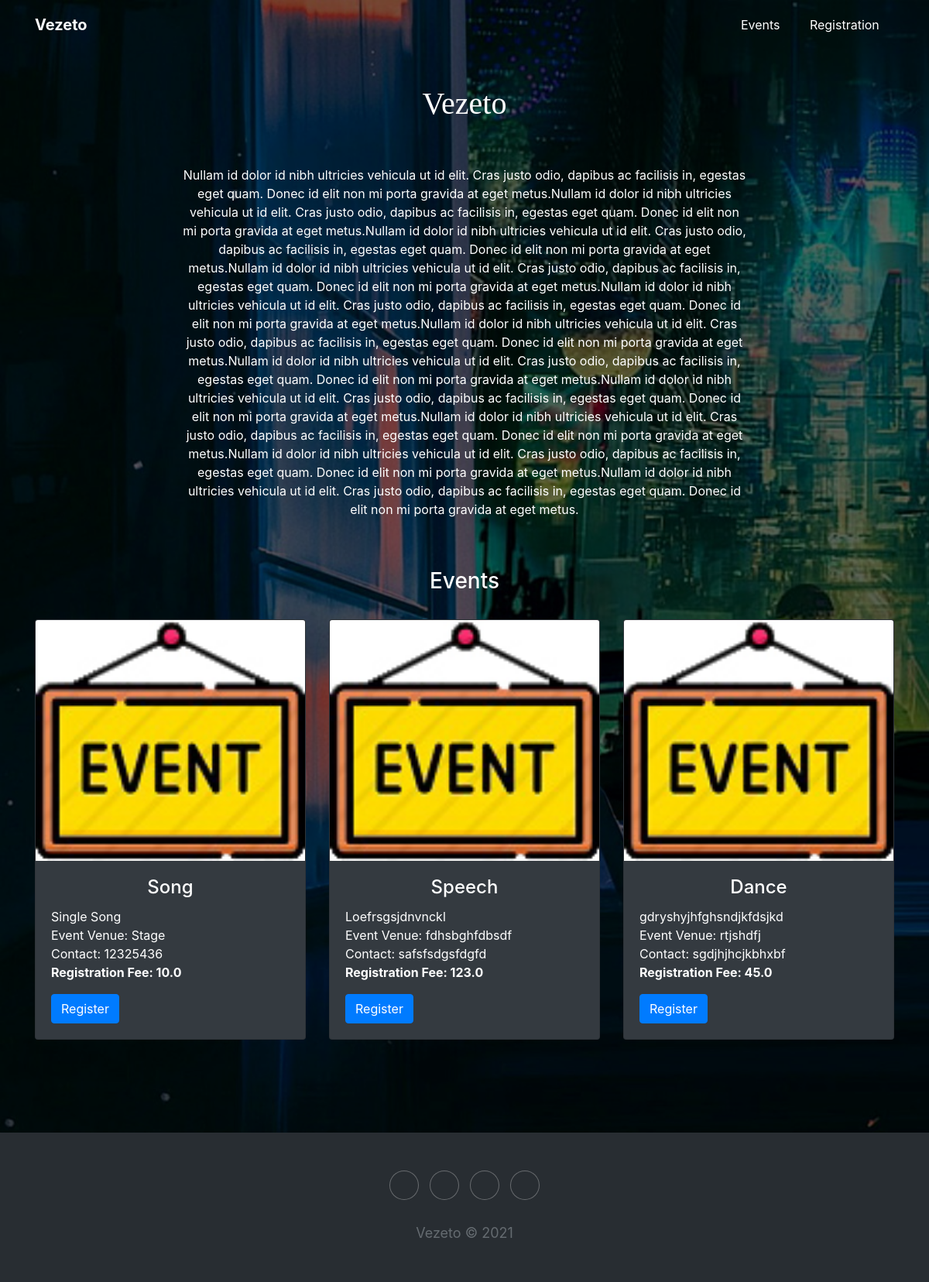
The app's page /, older data.
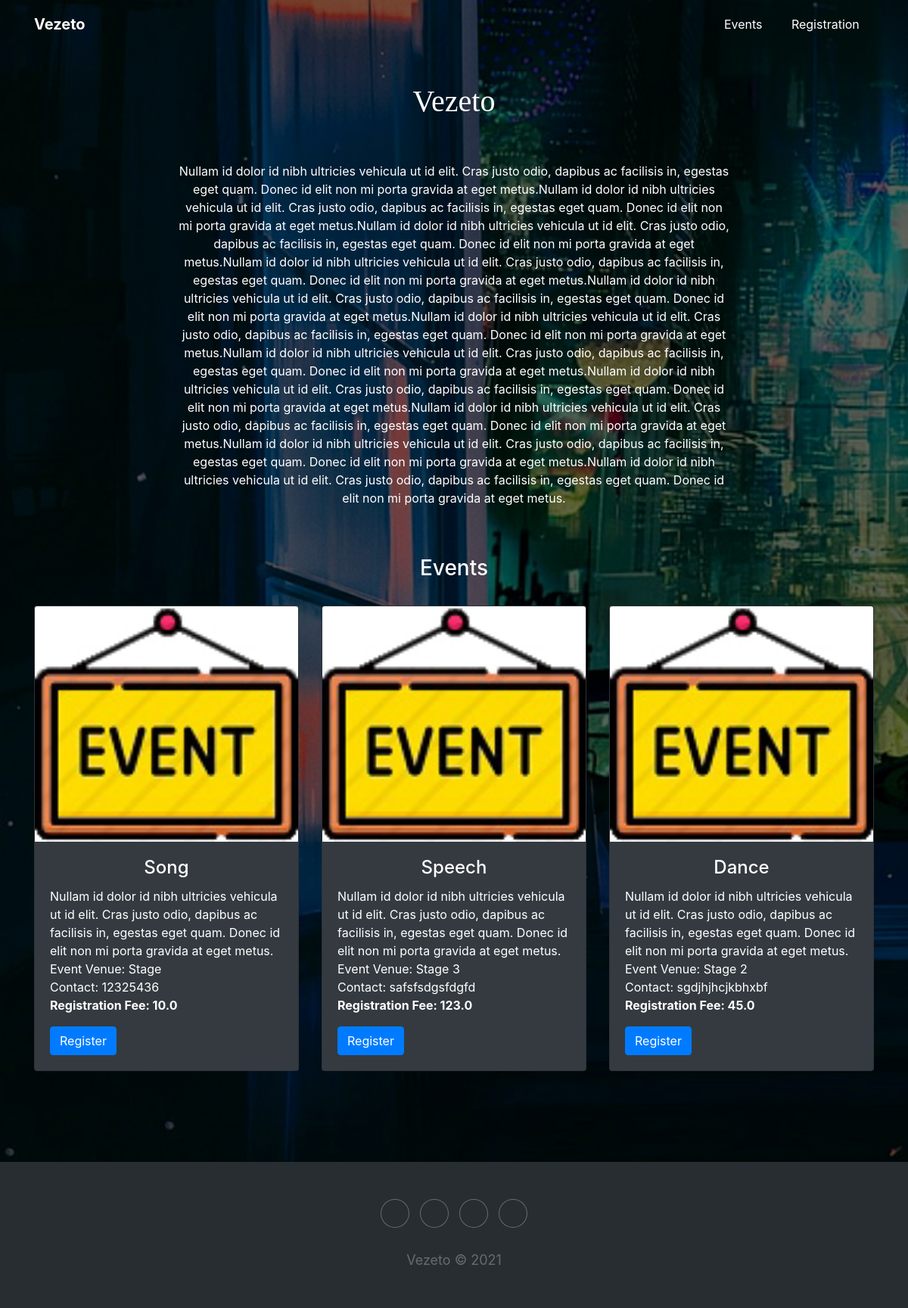
The same page, newer data.
### website/models.py (models this page shows, shortened)
class Event(models.Model):
    event_name=models.CharField(max_length=50, blank=False)
    event_description = models.CharField(max_length=250)
    event_venue=models.CharField(max_length=50, blank=False)
    regn_fees = models.FloatField(blank=False)
    event_contact = models.CharField(max_length=15)

### website/views.py (the view)
# urls.py: 2. Add a URL to urlpatterns:  path('', views.home, name='home')
def home(request):
    Events  = Event.objects.all()
    context = {}
    context['Events'] = Events
    return render(request,'home.html', context)

### website/templates/home.html
{% extends 'base.html' %}
{% load static %}
{%block content%}
<div class="container hero">
    <div class="row">
        <div class="col-md-8 offset-md-2">
            <h1 class="text-center">Vezeto</h1>
            <p style="color: white;text-align: center;">Nullam id dolor id nibh ultricies vehicula ut id
                elit. Cras justo odio, dapibus ac facilisis in, egestas eget quam. Donec id elit non mi
                porta gravida at eget metus.Nullam id dolor id nibh ultricies vehicula ut id elit. Cras
                justo odio, dapibus ac facilisis in, egestas eget quam. Donec id elit non mi porta gravida
                at eget metus.Nullam id dolor id nibh ultricies vehicula ut id elit. Cras justo odio,
                dapibus ac facilisis in, egestas eget quam. Donec
                id elit non mi porta gravida at eget metus.Nullam id dolor id nibh ultricies vehicula ut id
                elit. Cras justo odio, dapibus ac facilisis in, egestas eget quam. Donec id elit non mi
                porta gravida at eget metus.Nullam id dolor
                id nibh ultricies vehicula ut id elit. Cras justo odio, dapibus ac facilisis in, egestas
                eget quam. Donec id elit non mi porta gravida at eget metus.Nullam id dolor id nibh
                ultricies vehicula ut id elit. Cras justo odio, dapibus
                ac facilisis in, egestas eget quam. Donec id elit non mi porta gravida at eget metus.Nullam
                id dolor id nibh ultricies vehicula ut id elit. Cras justo odio, dapibus ac facilisis in,
                egestas eget quam. Donec id elit non mi porta
                gravida at eget metus.Nullam id dolor id nibh ultricies vehicula ut id
                elit. Cras justo odio, dapibus ac facilisis in, egestas eget quam. Donec id elit non mi
                porta gravida at eget metus.Nullam id dolor
                id nibh ultricies vehicula ut id elit. Cras justo odio, dapibus ac facilisis in, egestas
                eget quam. Donec id elit non mi porta gravida at eget metus.Nullam id dolor id nibh
                ultricies vehicula ut id elit. Cras justo odio, dapibus
                ac facilisis in, egestas eget quam. Donec id elit non mi porta gravida at eget metus.Nullam
                id dolor id nibh ultricies vehicula ut id elit. Cras justo odio, dapibus ac facilisis in,
                egestas eget quam. Donec id elit non mi porta
                gravida at eget metus.<br><br><br></p>
        </div>
    </div>
    <h3 id="Events" class="text-center">Events</h3>
    <br>
    <div class="card-deck">
        {% for Event in Events%}
        <div class="card text-white bg-dark">
            <img src="{%static 'event.jpg' %}" class="card-img-top">
            <div class="card-body">
                <h4 class="card-title  text-center">{{Event.event_name}}</h5>
                    <p class="card-text">{{Event.event_description}}<br>Event Venue:
                        {{Event.event_venue}}<br>Contact: {{Event.event_contact}}<br><b>Registration Fee:
                            {{Event.regn_fees}}</b></p>
                    <a href="/registration" class="btn btn-primary">Register</a>
            </div>
        </div>
        {% endfor %}
    </div>
</div>
{%endblock%}

### website/templates/base.html (shortened to what this page needs)
{% load static %}
{% load crispy_forms_filters %}
<!DOCTYPE html>
<html>
<head>
    <link rel="stylesheet" href="https://cdnjs.cloudflare.com/ajax/libs/twitter-bootstrap/4.4.1/css/bootstrap.min.css">
    <link rel="stylesheet" href="https://cdnjs.cloudflare.com/ajax/libs/ionicons/2.0.1/css/ionicons.min.css">
    <link rel="stylesheet" href="{% static 'main.css' %}">
</head>
<body>
    <div>
        <div class="header-dark">
            <nav class="navbar navbar-light navbar-expand-md navigation-clean">
                <div class="container"><a class="navbar-brand" href="#">Vezeto</a>
                    <div class="collapse navbar-collapse" id="navcol-1">
                        <ul class="nav navbar-nav ml-auto">
                            <li class="nav-item" role="presentation"><a class="nav-link" href="/#Events"
                                    style="color: white;">Events</a></li>
                            <li class="nav-item" role="presentation"><a class="nav-link" href="/registration"
                                    style="color: white;">Registration</a></li>
                        </ul>
                    </div>
                </div>
            </nav>
            {%block content%}
            {%endblock%}
        </div>
    </div>
    <div class="footer-dark">
        <footer>
            <div class="container">
                <div class="row">
                    <div class="col item social"><a href="#"></a><a href="#"></a><a href="#"></a><a href="#"></a></div>
                </div>
                <p class="copyright">Vezeto © 2021</p>
            </div>
        </footer>
    </div>
</body>
</html>

### static/main.css (style rules this page uses)
h3 { color: white; }
.footer-dark { padding: 50px 0; color: #f0f9ff; background-color: #282d32; }
.footer-dark .item.social { text-align: center; }
.footer-dark .item.social > a { font-size: 20px; width: 36px; height: 36px; line-height: 36px; display: inline-block; text-align: center; border-radius: 50%; box-shadow: 0 0 0 1px rgba(255,255,255,0.4); margin: 0 8px; color: #fff; opacity: 0.75; }
.footer-dark .copyright { text-align: center; padding-top: 24px; opacity: 0.3; font-size: 18px; margin-bottom: 0; }
.navigation-clean { background: #fff; padding-top: .75rem; padding-bottom: .75rem; color: #333; border-radius: 0; box-shadow: none; border: none; margin-bottom: 0; }
@media (min-width:768px) { .navigation-clean { padding-top: 1rem; padding-bottom: 1rem; } }
.navigation-clean .navbar-brand { font-weight: bold; color: inherit; }
.navigation-clean .navbar-collapse, .navigation-clean .form-inline { border-top-color: #ddd; }
.navigation-clean.navbar .navbar-nav .nav-link { padding-left: 18px; padding-right: 18px; }
.navigation-clean.navbar-light .navbar-nav .nav-link { color: #465765; }
.header-dark { background-image: linear-gradient(rgba(0, 0, 0, 0.5), rgba(0, 0, 0, 0.5)), url(image.jpg); background-size: cover; padding-bottom: 80px; }
@media (min-width:768px) { .header-dark { padding-bottom: 120px; } }
.header-dark .navbar { background: transparent; color: #fff; border-radius: 0; box-shadow: none; border: none; }
@media (min-width:768px) { .header-dark .navbar { padding-top: .75rem; padding-bottom: .75rem; } }
.header-dark .navbar .navbar-brand { font-weight: bold; color: inherit; }
.header-dark .navbar .navbar-collapse, .header-dark .navbar .form-inline { border-color: #636363; }
@media (min-width: 992px) { .header-dark .navbar.navbar .navbar-nav .nav-link { padding-left: 1.2rem; padding-right: 1.2rem; } }
.header-dark .hero { margin-top: 60px; }
@media (min-width:768px) { .header-dark .hero { margin-top: 20px; } }
.header-dark .hero h1 { color: #fff; font-family: 'Bitter', serif; font-size: 40px; margin-top: 20px; margin-bottom: 80px; }
@media (min-width:768px) { .header-dark .hero h1 { margin-bottom: 50px; line-height: 1.5; } }

Row changes from the older to the newer data that the page shows:
changed Event "Song": event_description "Single Song" → "Nullam id dolor id nibh ultricies vehicula ut id elit. Cras justo odio, dapibus ac facilisis in, egestas eget quam. Donec id elit non mi porta gravida at eget metus."
changed Event "Speech": event_description "Loefrsgsjdnvnckl" → "Nullam id dolor id nibh ultricies vehicula ut id elit. Cras justo odio, dapibus ac facilisis in, egestas eget quam. Donec id elit non mi porta gravida at eget metus."; event_venue "fdhsbghfdbsdf" → "Stage 3"
changed Event "Dance": event_description "gdryshyjhfghsndjkfdsjkd" → "Nullam id dolor id nibh ultricies vehicula ut id elit. Cras justo odio, dapibus ac facilisis in, egestas eget quam. Donec id elit non mi porta gravida at eget metus."; event_venue "rtjshdfj" → "Stage 2"
